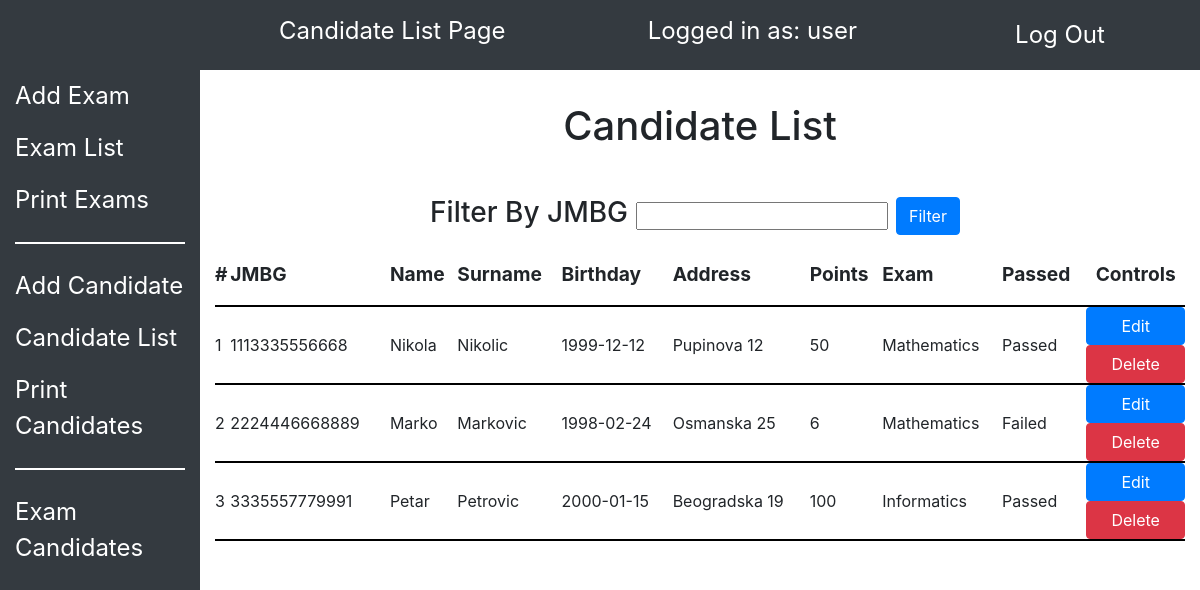
The app's page /candidate-list-page.php (signed in) with its own data.
### tables this page shows
CREATE TABLE `Kandidat` (
    KandidatID int AUTO_INCREMENT NOT NULL PRIMARY KEY,
    KandidatJMBG char(13) NOT NULL,
    KandidatIme varchar(30) NOT NULL,
    KandidatPrezime varchar(30) NOT NULL,
    DatumRodjenja date NOT NULL,
    KandidatAdresa varchar(50) NOT NULL,
    KandidatBodovi int NULL,
    PrijemniID int NOT NULL,
    FOREIGN KEY (PrijemniID) 
        REFERENCES `Ispit` (IspitID)
        ON UPDATE CASCADE
        ON DELETE RESTRICT,
    KandidatPolozio BOOL NULL
);

CREATE TABLE `Ispit` (
    IspitID int AUTO_INCREMENT NOT NULL PRIMARY KEY,
    IspitSifra varchar(6) NOT NULL UNIQUE,
    IspitPredmet varchar(30) NOT NULL,
    IspitRok varchar(30) NOT NULL,
    IspitDatum date NOT NULL,
    IspitVreme time NOT NULL,
    IspitKapacitet int NOT NULL
);

### DatabaseLayer/ConnectionClass.php (called while the page is built, shortened)
<?php
class Connection{
    public $FullNameDB;
    private $host;
    private $user;
    private $password;
    public function __construct($NewParametersLocation)
    {
        $this->parametersLocation = $NewParametersLocation;
    }
    public function LoadConnectionParameters($parametersLocation){
        $parametersFile = simplexml_load_file($parametersLocation) or die("Error. Parameters file not found!");
        $this->host = $parametersFile->host;
        $this->user = $parametersFile->user;
        $this->password = $parametersFile->password;
        $this->dbPrefix = $parametersFile->database_prefix;
        $this->dbName = $parametersFile->database_name;
        $this->FullNameDB = $this->dbPrefix . $this->dbName;
    }
    public function Connect()
    {
        $this->ConnectionToDB = mysqli_connect($this->host, $this->user, $this->password, $this->FullNameDB) or die("Error. Couldn't connect to database!");
    }
}
?>

### DataLayer/BaseClass.php (called while the page is built, shortened)
<?php
class BaseClass{
    public $openConnection;
    public $dbName;
    public $tableName;
    public function __construct($NewOpenConnection, $NewTableName)
    {
        $this->openConnection = $NewOpenConnection;
        $this->dbName = $NewOpenConnection->FullNameDB;
        $this->tableName = $NewTableName;
    }
    protected function ExecuteSelectQuery($Query)
    {
        $this->items = mysqli_query($this->openConnection->ConnectionToDB, $Query) or die("Error. Select Query Failed To Execute");
        $this->itemsCount = mysqli_num_rows($this->items);
    }
    protected function GetAll($OrderBy)
    {
        $GetAllSQL = "SELECT * FROM `" . $this->dbName . "`.`" . $this->tableName . "` ORDER BY " . $OrderBy . " ASC";
        $this->ExecuteSelectQuery($GetAllSQL);
    }
}
?>

### DataLayer/CandidateClass.php (called while the page is built, shortened)
<?php
class Candidate extends BaseClass {
    public function GetAllCandidates()
    {
        $this->GetAll("KandidatID");
    }
}

### DataLayer/ExamClass.php (called while the page is built, shortened)
<?php
class Exam extends BaseClass{
    public function GetExamSubjectByID($TargetID){
        $GetExamSubjectByIDSQL = "SELECT IspitPredmet FROM `" . $this->dbName . "`.`" . $this->tableName . "` WHERE IspitID='" . $TargetID . "'";
        $this->ExecuteSelectQuery($GetExamSubjectByIDSQL);
    }
}
?>

### Utility/utilityFunctions.php (the view, shortened to what this page needs)
<?php
function PrintCandidateTableHeadingAdmin(){
    echo "<tr>";
    echo "<th>#</th>";
    echo "<th>JMBG</th>";
    echo "<th>Name</th>";
    echo "<th>Surname</th>";
    echo "<th>Birthday</th>";
    echo "<th>Address</th>";
    echo "<th>Points</th>";
    echo "<th>Exam</th>";
    echo "<th>Passed</th>";
    echo "<th class=\"td-adminControls\">Controls</th>";
    echo "</tr>";
}
function PrintCellValue($Value){
    echo "<td>";
    echo $Value;
    echo "</td>";
}

### candidate-list-page.php (shortened to what this page needs)
<?php
    $UserStatus = $_SESSION["UserStatus"];
    include "Utility/utilityFunctions.php";
    require "DatabaseLayer/ConnectionClass.php";
    $ConnectionObject = new Connection("DatabaseLayer/ConnectionParameters.xml");
    $ConnectionObject->Connect();
    require "DataLayer/BaseClass.php";
    require "DataLayer/CandidateClass.php";
    require "DataLayer/ExamClass.php";
    $CandidateList = new Candidate($ConnectionObject, "kandidat");
    if(isset($_POST["filterSubmit"]) && isset($_POST["filterJMBG"]) ){
        if($_POST["filterJMBG"] != ""){
            $CandidateList->GetCandidateByJMBG($_POST["filterJMBG"]);
        }else {
            $CandidateList->GetAllCandidates();
        }
    }else {
        $CandidateList->GetAllCandidates();
    }
    $ExamObject = new Exam($ConnectionObject, "ispit");
?>
<!DOCTYPE html>
<html lang="en">
<head>
    <link rel="stylesheet" href="Bootstrap/CSS/bootstrap.min.css">
    <link rel="stylesheet" href="Styles/style.css">
</head>
<body>
    <?php include "Includes/aside-outer.php"; ?>
    <?php include "Includes/navigation-outer.php"; ?>
    <section class="offset-2 col-10 section-body">
        <h1 class="section-title">Candidate List</h1>
        <form action="candidate-list-page.php" method="POST">
            <div class="form-row">
                <label class="h3" for="filterJMBG">Filter By JMBG</label>
                <input class="mx-2" type="text" name="filterJMBG" id="filterByJMBG" pattern="[0-9]{13}" maxlength="13">
                <input class="btn btn-primary" type="submit" name="filterSubmit" value="Filter">
            </div>
        </form>
        <?php if($CandidateList->itemsCount == 0) {?>
            <h1 class="text-center">Sorry, no data to display</h1>
        <?php } else { ?>
            <table class="table-clients">
                <?php
                    if ($UserStatus == "admin" || $UserStatus == "user" || $UserStatus == "prof") {
                        PrintCandidateTableHeadingAdmin();
                    } else if ($UserStatus == "guest") {
                        PrintCandidateTableHeadingGuest();
                    }
                    $CandidateCount = 1;
                    foreach ($CandidateList->itemsArray as $Index => $Row) {
                        echo "<tr>";
                        PrintCellValue($CandidateCount);
                        $CandidateCount++;
                        foreach ($Row as $Column => $Value) {
                            if($Column != 0 && $Column != 7 && $Column != 8){
                                if(($Column == 1 || $Column == 5) && $UserStatus == "guest"){
                                    continue;
                                }else {
                                    PrintCellValue($Value);
                                }
                            }else if ($Column == 0){
                                continue;
                            }else if($Column == 7){
                                $ExamObject->GetExamSubjectByID($Value);
                            }else if($Column == 8){
                                if($Value == 1){
                                    PrintCellValue("Passed");
                                }else {
                                    PrintCellValue("Failed");
                                }
                            }
                        }
                        if ($UserStatus == "admin" || $UserStatus == "user" || $UserStatus == "prof") {
                            ?>
                            <td class="td-adminControls">
                                <form action="Pages/candidate-edit-page.php" method="post">
                                    <input class="btn btn-primary" type="submit" value="Edit">
                                </form>
                <?php   } ?>
                        <?php if ($UserStatus == "admin" || $UserStatus == "user") {?>
                                <form action="LogicLayer/candidate-delete.php" method="post">
                                    <input class="btn btn-danger" type="submit" value="Delete">
                                </form>
                        <?php   } ?>
                            </td>
                        <?php
                    }
                ?>
            </table>
        <?php } ?>
    </section>
</body>
</html>

### Styles/style.css (style rules this page uses)
:root { --font-size: 16px; --transition : .4s ease-in-out; }
* { margin: 0; padding: 0; box-sizing: border-box; }
body { font-size: var(--font-size) ; overflow-x: hidden; overflow-y: scroll; }
.section-title { padding: 2rem 0; text-align: center; }
.form-row { width: 100%; display: flex; flex-direction: row; justify-content: center; align-items: baseline; padding: .4rem 0; }
.table-clients { width: 100%; border-collapse: collapse; }
.table-clients tr { border-bottom: 2px solid black; }
.table-clients th { font-size: 1.2rem; }
.table-clients th, td { padding: 1rem 0; }
.td-adminControls { padding: 0; text-align: center; }
.td-adminControls form { width: 100%; margin-left: 0; }
.td-adminControls form .btn { width: 100%; }

### records on screen
kandidat: Value "1", KandidatJMBG "1113335556668", KandidatIme "Nikola", KandidatPrezime "Nikolic", DatumRodjenja "1999-12-12", KandidatAdresa "Pupinova 12", KandidatBodovi "50", Value "Passed"
ispit: IspitPredmet "Mathematics"
kandidat: Value "2", KandidatJMBG "2224446668889", KandidatIme "Marko", KandidatPrezime "Markovic", DatumRodjenja "1998-02-24", KandidatAdresa "Osmanska 25", KandidatBodovi "6", Value "Failed"
kandidat: Value "3", KandidatJMBG "3335557779991", KandidatIme "Petar", KandidatPrezime "Petrovic", DatumRodjenja "2000-01-15", KandidatAdresa "Beogradska 19", KandidatBodovi "100", Value "Passed"
ispit: IspitPredmet "Informatics"

### other values on screen
$SiteTitle "Candidate List Page"
$UserStatus "user"
